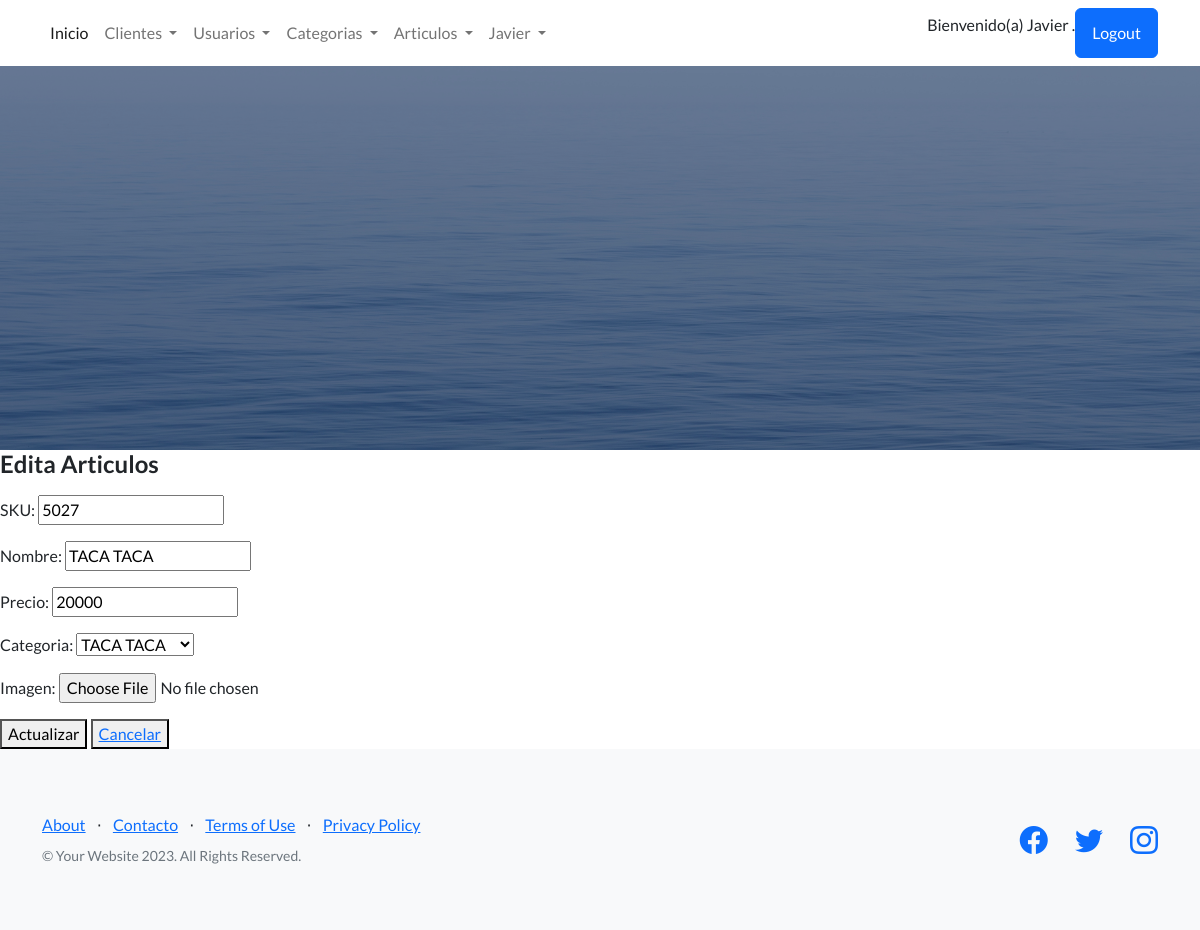
The app's page /app-coder/EditarArticulos/7/ (signed in) with its own data.
### AppCoder/models.py (models this page shows, shortened)
class Articulos(models.Model):
    sku = models.CharField(max_length=10,null=False,blank=False)
    nombre = models.CharField(max_length=40,null=False,blank=False)
    precio = models.IntegerField()
    imagen = models.ImageField(upload_to='imagenes', null=True, blank=True)
    id_categoria = models.ForeignKey(Categorias, on_delete=models.CASCADE,null=False,blank=False)

### AppCoder/views.py (the view)
# urls.py: path('EditarArticulos/<int:id>/', ArticuloUpdate, name="EditarArticulos"),
@login_required
def ArticuloUpdate(req, id):
    groups_required = ['GrupoUsuarios']
    grupos_usuario = req.user.groups.all().values('name')
    print (grupos_usuario)
    for grupo in grupos_usuario:
        print({grupo.values()})
        if grupo['name'] in groups_required:
            pass
        else:
            return render(req, "mensajes.html", {"mensaje": "no tiene permisos para esta opcion!"})
    articulo = Articulos.objects.get(id=id)
    print(articulo.imagen)
    if req.method == 'POST':
        miFormulario = FormularioArticulos(req.POST, req.FILES)
        if miFormulario.is_valid():
            data = miFormulario.cleaned_data
            articulo.sku = data["sku"]
            articulo.nombre = data["nombre"].upper()
            articulo.precio = data["precio"]
            articulo.id_categoria = data["id_categoria"]
            if data["imagen"]:
                articulo.imagen = data["imagen"]
            articulo.save()
            print(data["imagen"])
            datos = Articulos.objects.all()
            return render(req, "articulos_list.html", {"lista_articulos": datos})
    else:
        miFormulario = FormularioArticulos({
            "sku": articulo.sku,
            "nombre": articulo.nombre.upper(),
            "precio": articulo.precio,
            "id_categoria": articulo.id_categoria,
            "imagen": articulo.imagen
            })
        return render(req, "articulo_update.html", {"miFormulario": miFormulario, "articulo": articulo})

### AppCoder/forms.py
class FormularioArticulos(forms.ModelForm):
    class Meta:
        model=Articulos
        fields = ("sku", "nombre", "precio", "id_categoria", "imagen")
        labels = {"sku": "SKU", "nombre": "Nombre", "precio": "Precio", "id_categoria": "Categoria", "imagen": "Imagen"}

### AppCoder/models.py (called while the page is built)
    def __str__(self):
        return f'{self.nombreCategoria}'

### AppCoder/templates/articulo_update.html (shortened to what this page needs)
{% extends 'inicio.html' %}
{% block contenidoQuecambia %}
    <form action="{% url 'EditarArticulos' articulo.id %}" enctype="multipart/form-data" method="post">{% csrf_token %}
        <h4>Edita Articulos</h4>
        {{miFormulario.as_p}}
        <button type="submit"> Actualizar </button>
        <button ><a href="{% url 'ListarArticulos' %}"> Cancelar </a></button>
    </form>
{% endblock contenidoQuecambia %}

### AppCoder/templates/barra.html (shortened to what this page needs)
        <nav class="navbar navbar-expand-lg bg-body-tertiary static-top">
            <div class="container">
              <div class="collapse navbar-collapse" id="navbarSupportedContent">
                <ul class="navbar-nav me-auto mb-2 mb-lg-0">
                  <li class="nav-item">
                    <a class="nav-link active" aria-current="page" href="{% url 'Inicio' %}">Inicio</a>
                  </li>
                  <li class="nav-item dropdown">
                    <a class="nav-link dropdown-toggle" href="#" role="button" data-bs-toggle="dropdown" aria-expanded="false">
                      Clientes
                    </a>
                  </li>
                  <li class="nav-item dropdown">
                    <a class="nav-link dropdown-toggle" href="#" role="button" data-bs-toggle="dropdown" aria-expanded="false">
                      Usuarios
                    </a>
                  </li>
                  <li class="nav-item dropdown">
                    <a class="nav-link dropdown-toggle" href="#" role="button" data-bs-toggle="dropdown" aria-expanded="false">
                      Categorias
                    </a>
                  </li>
                  <li class="nav-item dropdown">
                    <a class="nav-link dropdown-toggle" href="#" role="button" data-bs-toggle="dropdown" aria-expanded="false">
                      Articulos
                    </a>
                  </li>
                  {% if user.is_authenticated %}
                  <li class="nav-item dropdown">
                    <a class="nav-link dropdown-toggle" href="#" role="button" data-bs-toggle="dropdown" aria-expanded="false">
                      {{user.first_name}}
                    </a>
                  </li>
                  {% endif %}
                </ul>
                {% if user.is_authenticated %}
                  <p>Bienvenido(a)
                     {{user.first_name}}  .</p>
                  <a class="btn btn-primary" href="{% url 'Logout' %}">Logout</a>
                {% else %}
                  <a class="btn btn-primary" href="{% url 'Login' %}">Login</a>
                {% endif %}
              </div>
            </div>
          </nav>

### records on screen
Articulos: sku "5027", nombre "TACA TACA", precio "20000", id_categoria "TACA TACA"

### other values on screen
{{ user.first_name }} "Javier"
